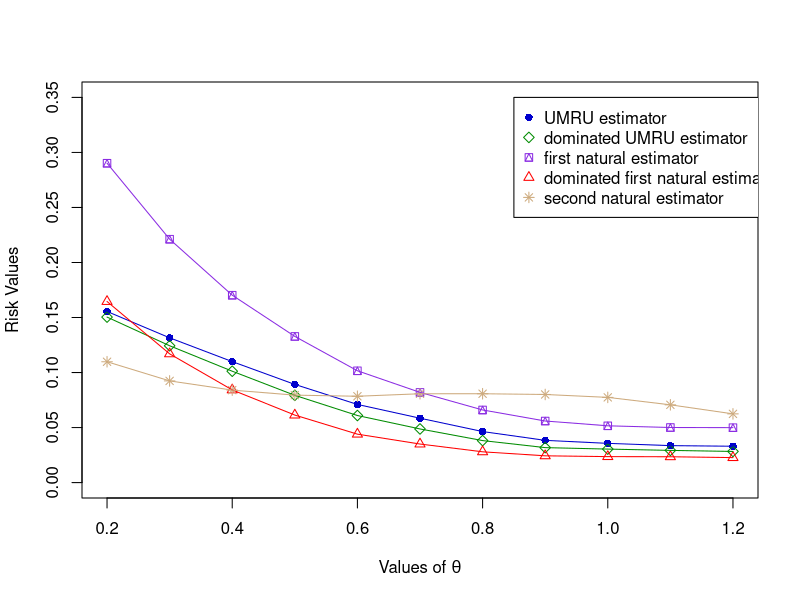

Generate this figure with R:
set.seed(23)


### CREATING THE SAMPLES ###

# CHARACTERISTICS OF SAMPLES
n1 <- 2
n2 <- 3
theta1 <- 10

theta <- c()
risk_umru <- c()
risk_umru_dom <- c()
risk_natural_1 <- c()
risk_natural_1_dom <- c()
risk_natural_2 <- c()

for (j in 2:12)
{
  theta2 <- j
  theta[j] <- (theta2/theta1)

  loss_umru <- c()
  loss_umru_dom <- c()
  loss_natural_1 <- c()
  loss_natural_1_dom <- c()
  loss_natural_2 <- c()
  
  for (i in 1:25000)
  {
    # SIMULATING SAMPLES
    sample1 <- c(runif(n1, 0, theta1))
    sample2 <- c(runif(n2, 0, theta2))
    
    
    ### CALCULATION OF VARIOUS ESTIMATORS ###
    
    if (n1<=n2)
    {
      a_star <- (((n1+n2)/(2*n2))^(1/n1))
    } else
    {
      a_star <- (((2*n1)/(n1+n2))^(1/n2))
    }
    X1 <- max(sample1)
    X2 <- max(sample2)
    if (X1> (a_star*X2))
    {
      theta_selected <- theta1
      est_umru <- ((n1*X1)/((n1-1)+((a_star*X2/X1)^n1)))
      phi_star <- ((n1+n2)/(n1+n2-1))
      psi_U <- (n1/((n1-1)+((a_star*X2/X1)^n1)))
      est_natural_1 <- X1
      est_natural_2 <- (n1*X1/(n1-1))
    } else
    {
      theta_selected <- theta2
      est_umru <- ((n2*X2)/((n2-1)+((X1/(X2*a_star))^n2)))
      phi_star <- ((n1+n2)*(X2/X1)/(n1+n2-1))
      psi_U <- (n2*X2/X1)/((n2-1)+((X1/(a_star*X2))^n2))
      est_natural_1 <- X2
      est_natural_2 <- (n2*X2/(n2-1))
    }
    
    est_umru_dom <- (X1 * (max(phi_star, psi_U)))
    est_natural_1_dom <- ((n1+n2)*est_natural_1/(n1+n2-1))
    
    
    ### CALCULATING LOSSES OF VARIOUS ESTIMATORS ###
    loss_umru[i] <- ((theta_selected/est_umru)-(log(theta_selected/est_umru))-1)
    loss_umru_dom[i] <- ((theta_selected/est_umru_dom)-(log(theta_selected/est_umru_dom))-1)
    loss_natural_1[i] <- ((theta_selected/est_natural_1)-(log(theta_selected/est_natural_1))-1)
    loss_natural_1_dom[i] <- ((theta_selected/est_natural_1_dom)-(log(theta_selected/est_natural_1_dom))-1)
    loss_natural_2[i] <- ((theta_selected/est_natural_2)-(log(theta_selected/est_natural_2))-1)
  }

  
  ### CALCULATING RISKS ###
  risk_umru[j] <- mean(loss_umru)
  risk_umru_dom[j] <- mean(loss_umru_dom)
  risk_natural_1[j] <- mean(loss_natural_1)
  risk_natural_1_dom[j] <- mean(loss_natural_1_dom)
  risk_natural_2[j] <- mean(loss_natural_2)
}

theta <- theta[-1]
risk_umru <- risk_umru[-1]
risk_umru_dom <- risk_umru_dom[-1]
risk_natural_1 <- risk_natural_1[-1]
risk_natural_1_dom <- risk_natural_1_dom[-1]
risk_natural_2 <- risk_natural_2[-1]

cat("\n",
    "theta= (", theta, ")\n",
    "Risks of UMRU estimator= (", risk_umru, ")\n",
    "Risks of DOMINATED UMRU estimator= (", risk_umru_dom, ")\n",
    "Risks of FIRST NATURAL estimator= (", risk_natural_1, ")\n",
    "Risks of DOMINATED FIRST NATURAL estimator= (", risk_natural_1_dom, ")\n",
    "Risks of SECOND NATURAL estimator= (", risk_natural_2, ")\n"
    )


### PLOTTING COMPARISON ###
matplot(theta, cbind(risk_umru, risk_umru_dom, risk_natural_1, risk_natural_1_dom, risk_natural_2),
        xlim = c(0.2, 1.2), ylim = c(0, 0.35), xlab = expression(paste("Values of ", theta)), ylab = "Risk Values",
        pch = c(16, 5, 14, 2, 8), col = c("blue3", "green4", "blueviolet", "red", "burlywood3"))
legend(0.85, 0.35, legend = c("UMRU estimator", "dominated UMRU estimator", "first natural estimator",
                             "dominated first natural estimator", "second natural estimator"),
       pch = c(16, 5, 14, 2, 8), col = c("blue3", "green4", "blueviolet", "red", "burlywood3"))
lines(theta, risk_umru, xlim = range(theta), ylim = range(risk_umru), col = "blue3", pch = 16)
lines(theta, risk_umru_dom, xlim = range(theta), ylim = range(risk_umru), col = "green4", pch = 5)
lines(theta, risk_natural_1, xlim = range(theta), ylim = range(risk_umru), col = "blueviolet", pch = 14)
lines(theta, risk_natural_1_dom, xlim = range(theta), ylim = range(risk_umru), col = "red", pch = 2)
lines(theta, risk_natural_2, xlim = range(theta), ylim = range(risk_umru), col = "burlywood3", pch = 8)
